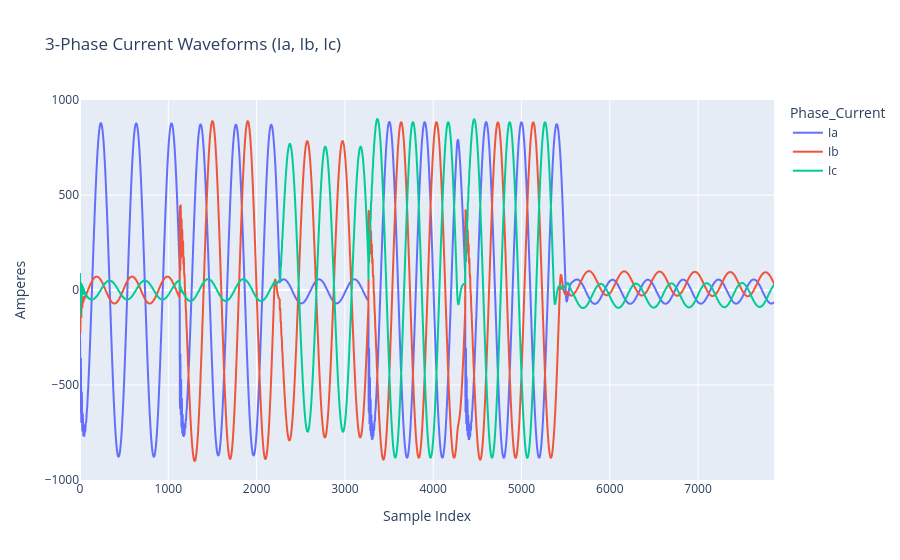

This figure's notebook cell:
### Code cell
# Melt current columns into long form for easy multi-line plotting
df_currents = df.reset_index().melt(
    id_vars=['index', 'Fault_Name'],
    value_vars=['Ia', 'Ib', 'Ic'],
    var_name='Phase_Current',
    value_name='Amperes'
)

fig = px.line(
    df_currents,
    x='index',
    y='Amperes',
    color='Phase_Current',
    title='3-Phase Current Waveforms (Ia, Ib, Ic)',
    labels={'index': 'Sample Index'}
)
fig.show()

### Figure 1 — Plotly figure (JSON) as saved in the notebook; plotly's stock layout.template omitted (floating-point values rounded to 4 significant figures; data arrays with more than 128 entries replaced by an {"elided": "..."} marker saying what was removed)
{"data": [{"hovertemplate": "Phase_Current=Ia<br>Sample Index=%{x}<br>Amperes=%{y}<extra></extra>", "legendgroup": "Ia", "line": {"color": "#636efa", "dash": "solid"}, "marker": {"symbol": "circle"}, "mode": "lines", "name": "Ia", "showlegend": true, "type": "scattergl", "x": {"elided": "7861 int values"}, "xaxis": "x", "y": {"elided": "7861 float values"}, "yaxis": "y"}, {"hovertemplate": "Phase_Current=Ib<br>Sample Index=%{x}<br>Amperes=%{y}<extra></extra>", "legendgroup": "Ib", "line": {"color": "#EF553B", "dash": "solid"}, "marker": {"symbol": "circle"}, "mode": "lines", "name": "Ib", "showlegend": true, "type": "scattergl", "x": {"elided": "7861 int values"}, "xaxis": "x", "y": {"elided": "7861 float values"}, "yaxis": "y"}, {"hovertemplate": "Phase_Current=Ic<br>Sample Index=%{x}<br>Amperes=%{y}<extra></extra>", "legendgroup": "Ic", "line": {"color": "#00cc96", "dash": "solid"}, "marker": {"symbol": "circle"}, "mode": "lines", "name": "Ic", "showlegend": true, "type": "scattergl", "x": {"elided": "7861 int values"}, "xaxis": "x", "y": {"elided": "7861 float values"}, "yaxis": "y"}], "layout": {"legend": {"title": {"text": "Phase_Current"}, "tracegroupgap": 0}, "title": {"text": "3-Phase Current Waveforms (Ia, Ib, Ic)"}, "xaxis": {"anchor": "y", "domain": [0, 1], "title": {"text": "Sample Index"}}, "yaxis": {"anchor": "x", "domain": [0, 1], "title": {"text": "Amperes"}}}}
